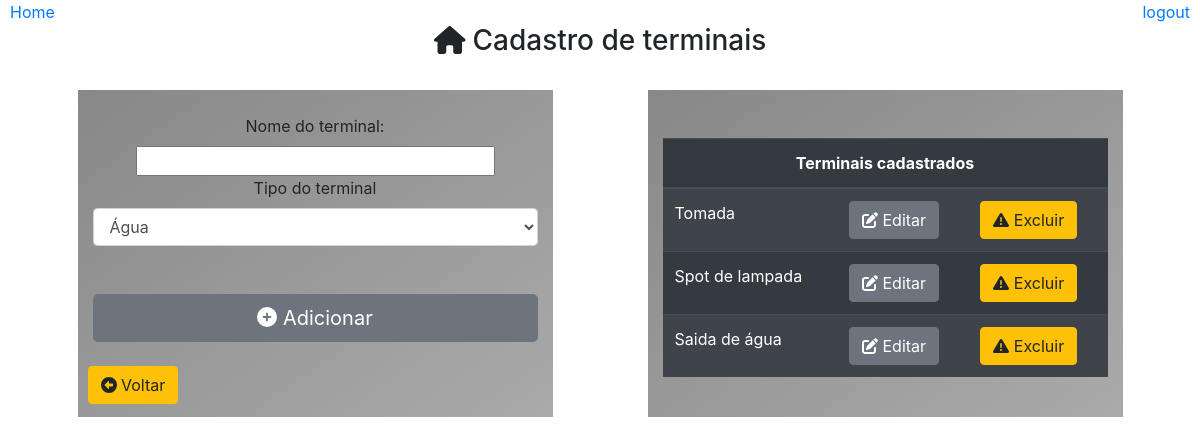
Before: /configurar/saida/ with the older database file.
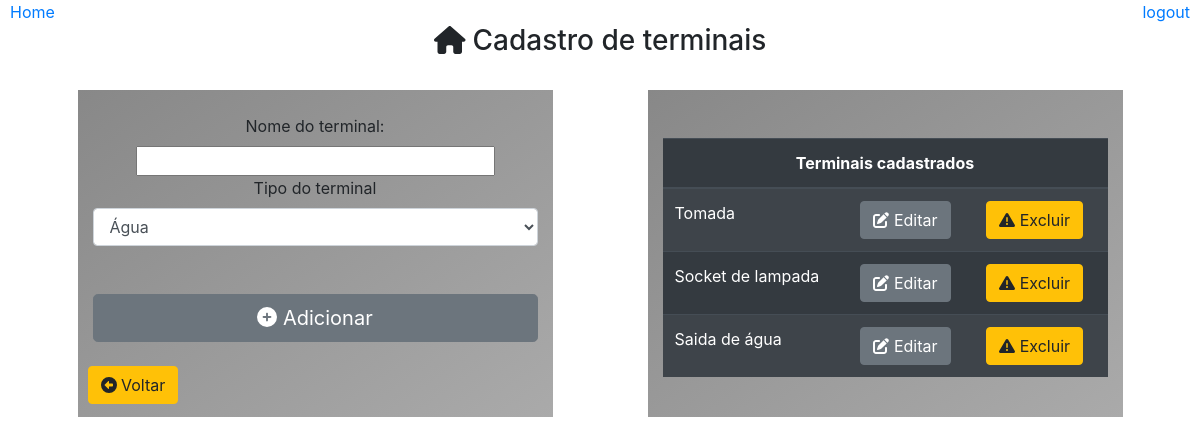
After: the same page with the newer database file.
### core/models.py (models this page shows)
class Saida(models.Model):
    tipo_consumo = models.ForeignKey(TipoConsumo,on_delete=models.CASCADE)
    nome = models.CharField(max_length=30)
    class Meta:
        db_table = 'saida'

### core/pages/configuracoes/views.py (the view)
# urls.py: path('configurar/saida/', configurar.Saidas),
def Saidas(request):
    consumos = TipoConsumo.objects.all()
    terminais = Saida.objects.all()
    lista = []
    for item in consumos:
        if item.id != 3:   #Valor direto
            lista.append(item)
    id = request.GET.get('id')
    terminal = None
    if id:
        terminal = Saida.objects.get(id=id)
    dados = {
        'titulo':'Cadastro de terminais',
        'consumos':lista,
        'terminais':terminais,
        'terminal': terminal
    }
    return render(request, 'configuracoes/saida.html',dados)

### templates/configuracoes/saida.html (shortened to what this page needs)
{% extends "model-page.html" %}
{% block content %}
<div align='center'>
    <br>
    <h3><i class='fa fa-home'></i> Cadastro de terminais</h3><br>
    <div class="container">
        <div class="row">
            <div class="col col-6 col-sm-6 col-md-4 col-lg-5 col-xs-4 container box-gray">
                <br>
                {% if terminal is None %}
                    <form action="/configurar/nova/saida" method="POST"> {% csrf_token %}
                        <label>Nome do terminal: </label>
                        <input type="text" name="nome" maxlength="30" size="30" required/>
                        <br>
                        <label>Tipo do terminal</label>
                        <select class="form-control" name="consumo">
                            {% for item in consumos %}
                                <option value= {{ item.id }}> {{ item.nome }} </option>
                            {% endfor %}
                        </select><br><br>
                        <button type="submit" class="btn btn-secondary btn-lg btn-block">
                            <i class="fas fa-plus-circle"></i> Adicionar
                        </button>
                    </form>
                {% endif %}
                <br>
                <a type="button" class="btn btn-warning"style="position: absolute; left: 10px;" href="/configurar/menu">
                    <i class='fas fa-arrow-alt-circle-left'></i> Voltar
                </a><br><br>
            </div>
            {% if terminais %}
                <div class="col col-6 col-sm-6 col-md-4 col-lg-5 col-xs-4 container box-gray">
                    <br><br>
                    <table class="table table-striped table-dark">
                        <thead>
                            <tr align="center">
                                <th colspan="3">Terminais cadastrados</th>
                            </tr>
                        </thead>
                        {% for item in terminais %}
                            <tr>
                                <td>
                                    {{item.nome}}
                                </td>
                                <td>
                                    <a class="btn btn-secondary" href="?id={{item.id}}">
                                        <i class="fas fa-edit"></i> Editar
                                    </a>
                                </td>
                                <td>
                                    <a class="btn btn-warning" href="excluir/{{item.id}}/">
                                        <i class="fas fa-exclamation-triangle"></i> Excluir
                                    </a>
                                </td>
                            </tr>
                        {% endfor %}
                    </table>
                <br>
                </div>
            {% endif %}
        </div>
    </div>
</div>
{% endblock %}

Changed rows visible on the page:
changed Saida: nome "Spot de lampada" → "Socket de lampada"
